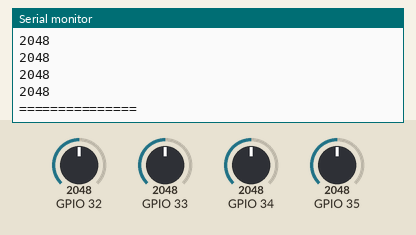
Recording of a sketch running on a simulated ESP32. On the bench: the last lines printed to the serial monitor. Inputs (shaded band) come from the test bench; at power-on: GPIO 32 = 2048, GPIO 33 = 2048, GPIO 34 = 2048, GPIO 35 = 2048.

Above: at 1.2 s.
1.3 s: GPIO 32 set to 2866
At 1.62 s:
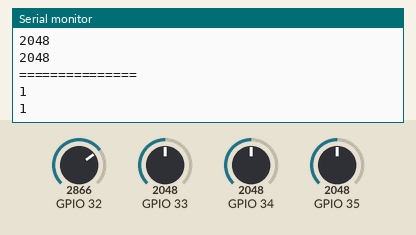
2.8 s: GPIO 33 set to 1228
At 3.24 s:
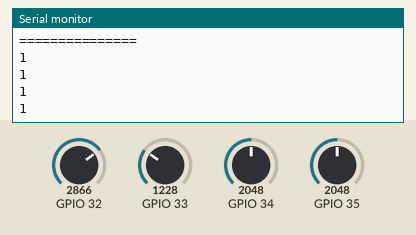
4.3 s: GPIO 34 set to 3972
At 4.46 s:
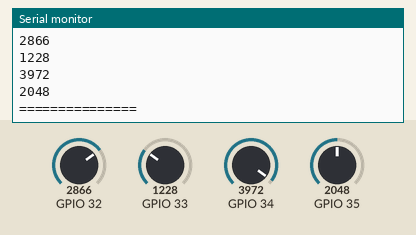
5.8 s: GPIO 35 set to 122
At 5.88 s:
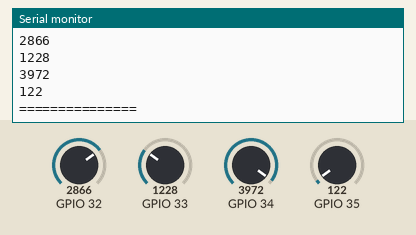
Timing chart, 0 to 8.3 s (numbered marks = the images above; inputs shaded):
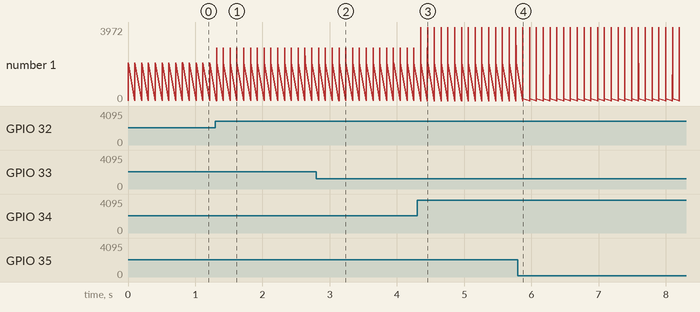

The sketch:

FunkcniFunkceCary.ino
```cpp
#include "line.h"

void setup() {
	Serial.begin(115200);
}


void loop() {	/*LINE_Get([Senzor], [Hranice Pro Bool Mod], [Mod]);*/		/*LINE_Get([Sensor], [Threshold For Bool Mode], [Mode]);*/

	/*Bool mod*/	/*Bool mode*/
	/*Porovna vystup senzoru s hranici*/	/*Compares sensor output with threshold*/
	Serial.println(LINE_Get(1, 3000, 0));	/*predni levy,	bool mod*/		/*front left,	bool mode*/
	Serial.println(LINE_Get(2, 3000, 0));	/*predni pravy,	bool mod*/		/*front right,	bool mode*/
	Serial.println(LINE_Get(3, 3000, 0));	/*zadni levy,	bool mod*/		/*back left,	bool mode*/
	Serial.println(LINE_Get(4, 3000, 0));	/*zadni pravy,	bool mod*/		/*back right,	bool mode*/


	/*Int mod*/		/*Int mode*/
	/*Na hranici nezalezi, return je rovnou hotnota ze senzoru*/	/*Threshold can be anything, just outputs sensor value*/
	Serial.println(LINE_Get(1, 0, 1));		/*predni levy,	int mod*/		/*front left,	int mode*/
	Serial.println(LINE_Get(2, 0, 1));		/*predni pravy,	int mod*/		/*front right,	int mode*/
	Serial.println(LINE_Get(3, 0, 1));		/*zadni levy,	int mod*/		/*back left,	int mode*/
	Serial.println(LINE_Get(4, 0, 1));		/*zadni pravy,	int mod*/		/*back right,	int mode*/


	Serial.println("===============");
	delay(100);
}
```

line.h
```cpp
int LINE_Get(int LINE_Sensor, int LINE_Threshold, int LINE_Mode) {
	switch(LINE_Sensor) {
		case 1:	//Front Left
			switch(LINE_Mode) {	//Mode
				case 0:	//Mode 0
					return (analogRead(32)<LINE_Threshold ? 1: 0);
					break;

				case 1:	//Mode 1
					return analogRead(32);
					break;
			}
			break;

		case 2:	//Front Right
			switch(LINE_Mode) {	//Mode
				case 0:	//Mode 0
					return (analogRead(33)<LINE_Threshold ? 1: 0);
					break;

				case 1:	//Mode 1
					return analogRead(33);
					break;
			}
			break;

		case 3:	//Back Left
			switch(LINE_Mode) {	//Mode
				case 0:	//Mode 0
					return (analogRead(34)<LINE_Threshold ? 1: 0);
					break;

				case 1:	//Mode 1
					return analogRead(34);
					break;
			}
			break;

		case 4:	//Back Right
			switch(LINE_Mode) {	//Mode
				case 0:	//Mode 0
					return (analogRead(35)<LINE_Threshold ? 1: 0);
					break;

				case 1:	//Mode 1
					return analogRead(35);
					break;
			}
			break;

		default:
			return 0;
			break;

	}
	return 0;
}
```

Measured:
- after the input at 1.3 s, the serial monitor: prints a new line at once (image 1)
- after the input at 2.8 s, the serial monitor: prints a new line at once (image 2)
- after the input at 4.3 s, the serial monitor: prints a new line after 0.05 s (image 3)
- after the input at 5.8 s, the serial monitor: prints a new line after 0.07 s (image 4)
- plotted number 1: 2048 → 122 after the input at 5.8 s
